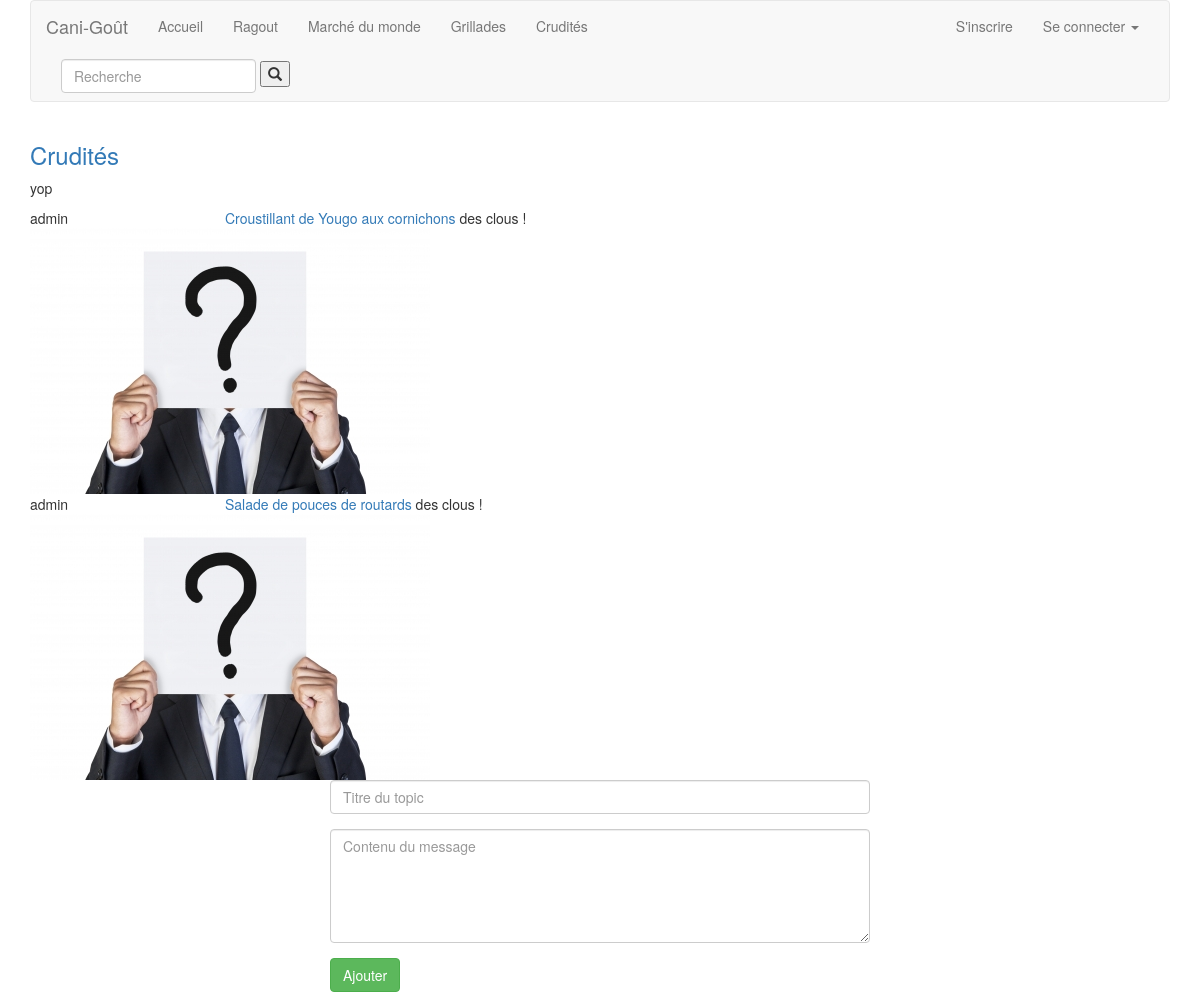
Screenshot of /category/Crudités with the database file from the repository.
### tables this page shows
CREATE TABLE IF NOT EXISTS `category` (
  `id` int(11) NOT NULL AUTO_INCREMENT,
  `name` varchar(512) NOT NULL,
  `description` varchar(4096) NOT NULL,
  PRIMARY KEY (`id`),
  UNIQUE KEY `name` (`name`)
);

CREATE TABLE IF NOT EXISTS `topic` (
  `id` int(11) NOT NULL AUTO_INCREMENT,
  `name` varchar(1024) NOT NULL,
  `id_category` int(11) NOT NULL,
  `id_user` int(11) NOT NULL,
  PRIMARY KEY (`id`),
  KEY `id_category` (`id_category`),
  KEY `id_user` (`id_user`)
);

CREATE TABLE IF NOT EXISTS `user` (
  `id` int(11) NOT NULL AUTO_INCREMENT,
  `login` varchar(256) NOT NULL,
  `email` varchar(512) NOT NULL,
  `password` varchar(512) NOT NULL,
  `avatar` varchar(1024) NOT NULL,
  `birthdate` timestamp NULL DEFAULT NULL,
  `description` varchar(1024) NOT NULL,
  `id_permission` int(11) NOT NULL DEFAULT '3',
  `date_register` timestamp NOT NULL DEFAULT CURRENT_TIMESTAMP,
  PRIMARY KEY (`id`),
  UNIQUE KEY `login` (`login`,`email`),
  KEY `id_permission` (`id_permission`)
);

### models/CategoryManager.class.php (called while the page is built, shortened)
<?php
class CategoryManager
{
	private $link;
	public function __construct($link){
		$this->link = $link;
	}
	public function selectByName($category_name){
		$request = "SELECT * FROM category WHERE name='".$category_name."'";
		$res = mysqli_query($this->link, $request);
		if($res){
			$category = mysqli_fetch_object($res, 'Category', array($this->link));
			return $category;
		}else{
			throw new Exception("Erreur : Votre requête n'a pas abouti.");
		}
	}
	public function selectAll(){
		$request = "SELECT * FROM category";
		$res = mysqli_query($this->link, $request);
		if($res){
			$resultat = array();
			while ($category = mysqli_fetch_object($res, 'Category', array($this->link)))
			{
				$resultat[] = $category;
			}
			return $resultat;
		}else{
			throw new Exception("Erreur : Votre requête n'a pas abouti.");
		}
	}
}
?>

### apps/navbar.php (called while the page is built, shortened)
<?php
require('views/navbar.phtml');
?>

### apps/header.php (called while the page is built)
<?php
require('views/header.phtml');
?>

### apps/skel.php (called while the page is built)
<?php
require('./views/skel.phtml');
?>

### models/Category.class.php (called while the page is built, shortened)
<?php
class Category{
	private $id;
	private $name;
	private $link;
	public function __construct($link)
	{
		$this->link = $link;
	}
	public function getName(){
		return $this->name;
	}
	public function selectAll()
		{
			$request="SELECT * FROM topic WHERE id_category='".$this->id."'";
			$res=mysqli_query($this->link, $request);
			if($res)
			{
				$listTopic=array();
				while($topic=mysqli_fetch_object($res, 'Topic', array($this->link)))
				{
					$listTopic[]=$topic;
				}
				return $listTopic;
			}
			else
			{
				throw new Exception("Erreur : Votre requête n'a pas abouti.");
			}
		}
}
?>

### apps/category.php (called while the page is built, shortened)
<?php
$manager = new CategoryManager($link);
$category = $manager->selectByName($_GET['category']);
require('views/listCat.phtml');
?>

### apps/content.php (called while the page is built)
<?php
require('./views/content.phtml');
?>

### models/Topic.class.php (called while the page is built, shortened)
<?php
class Topic{
private $name;
private $id_user;
private $link;
public function __construct($link)
{
	$this->link=$link;
}
	public function getName()
	{
		return $this->name;
	}
	public function getAuthor()
	{
		$manager = new UserManager($this->link);
		$author = $manager->selectById($this->id_user);
		return $author;
	}
}
?>

### models/UserManager.class.php (called while the page is built, shortened)
<?php
class UserManager
{
	private $link;
	public function __construct($link)
	{
		$this->link = $link;
	}
	public function selectById($id)
	{
		$request = "SELECT * FROM user WHERE id='".intval($id)."'";
		$res = mysqli_query($this->link, $request);
		$user = mysqli_fetch_object($res, 'User', array($this->link));
		if($user==null)
		{
			throw new Exception("Erreur : Cet identifiant n'existe pas.");
		}
		else
		{
			return $user;
		}
	}
}
?>

### models/User.class.php (called while the page is built, shortened)
<?php
class User{
	private $login;
	private $avatar;
	public function getLogin(){
		return $this->login;
	}
	public function getAvatar(){
		return $this->avatar;
	}
}
?>

### views/navbar-category.phtml (the view)
<li><a href="category/<?=htmlentities($category->getName())?>"><?=ucfirst(htmlentities($category->getName()))?></a></li>

### apps/display-navbar-categories.php
<?php
$manager = new CategoryManager($link);
try
{
	$categories = $manager-> selectAll();
	$i=0;
	while($i < count($categories))
	{
		$category = $categories[$i];
		require('views/navbar-category.phtml');
		$i++;
	}
}
catch(Exception $exception)
{
 header('Location:error');
}
?>

### views/listCat.phtml
<div class="row forum">
	<div class="col-xs-12">
		<h3><a href="category/<?=htmlentities($category->getName())?>"><?=$category->getName()?></a></h3>
		<p>yop</p>
		<?php require ('apps/display-listTopics.php');?>
	</div>
</div>
<?php if($page != "home"){ ?>
<div class="wrapper-topic-form-add">
	<?php require('views/display-category-topic-form-add.phtml');?>
</div>
<?php } ?>

### apps/display-listTopics.php
<?php
$listTopics=$category->selectAll();
foreach($listTopics as $topic)
{
	require('views/listTopic.phtml');
}
?>

### views/listTopic.phtml
<div class="row forum">
	<div class="col-lg-2 col-md-2 col-sm-2 col-xs-12 autor">
	<?=htmlentities($topic->getAuthor()->getLogin())?>
	<img src="public/img/<?=htmlentities($topic->getAuthor()->getAvatar())?>" alt="">
	</div>
	<div class="col-lg-6 col-md-6 col-sm-6 col-xs-12 rules">
		<a href="<?=htmlentities($category->getName().'/'.$topic->getName())?>">
		<?=htmlentities($topic->getName())?>
		</a>
		des clous !
	</div>
	<div class="col-lg-4 col-md-4 col-sm-4 col-xs-12 infolastpost">
	</div>
</div>

### rows the page displays
category: name "Ragout"
category: name "Marché du monde"
category: name "Grillades"
category: name "Crudités"
topic: id_user.login "admin", id_user.avatar (picture), name "Croustillant de Yougo aux cornichons"
topic: id_user.login "admin", id_user.avatar (picture), name "Salade de pouces de routards"
